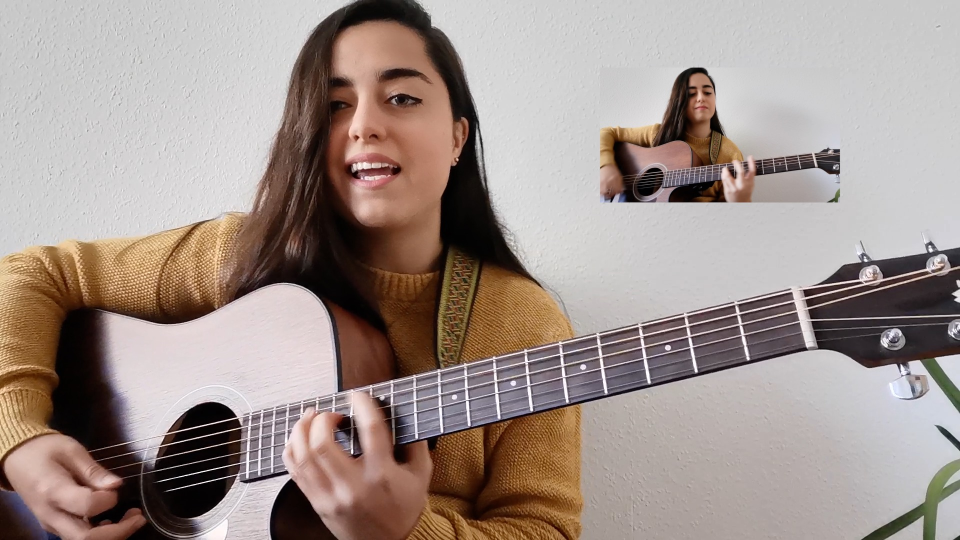
#> input picture assets/portada sweater weather.jpg, 1920 x 1080 px (shown at 1/2 size)
$ python opencv.py
#> lines starting #> are read from the running program, lines starting #| are printed output that depends on the picture
import cv2

# Load image
img = cv2.imread('assets/portada sweater weather.jpg', 1)  # BGR is the standard load
#> img is the input picture: shape (1080, 1920, 3); mean B, G, R 140.3, 146.4, 160.6
"""
-1, cv2.IMREAD_COLOR: loads in color transparency dissapears (default)
0, cv2.IMREAD_GREYSCALE: Loads image in grayscale mode
1, cv2.IMREAD UNCHANGED: Loads as such including the alpha channel
"""

# Rotate and resize image
#  img = cv2.resize(img, (400,400))  # to shrink in pixel values
img = cv2.resize(img, (0,0), fx=0.2, fy=0.2)  # to shrink in a scale
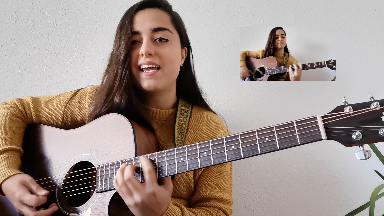
#> img: shape (216, 384, 3); mean B, G, R 140.3, 146.4, 160.6
img = cv2.rotate(img, cv2.cv2.ROTATE_90_CLOCKWISE)
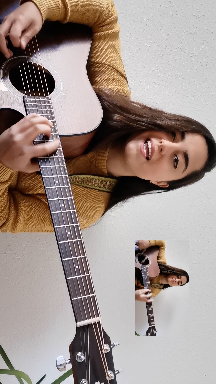
#> img: shape (384, 216, 3); mean B, G, R 140.3, 146.4, 160.6

# Save image after manipulating it
cv2.imwrite("foto.jpg", img)

# Show the image and close
cv2.imshow("Image", img)
cv2.waitKey(0)  # 0 means wait infinitely, 5 means wait 5 sec in case no key is pressed
cv2.destroyAllWindows()  # close everything properly
